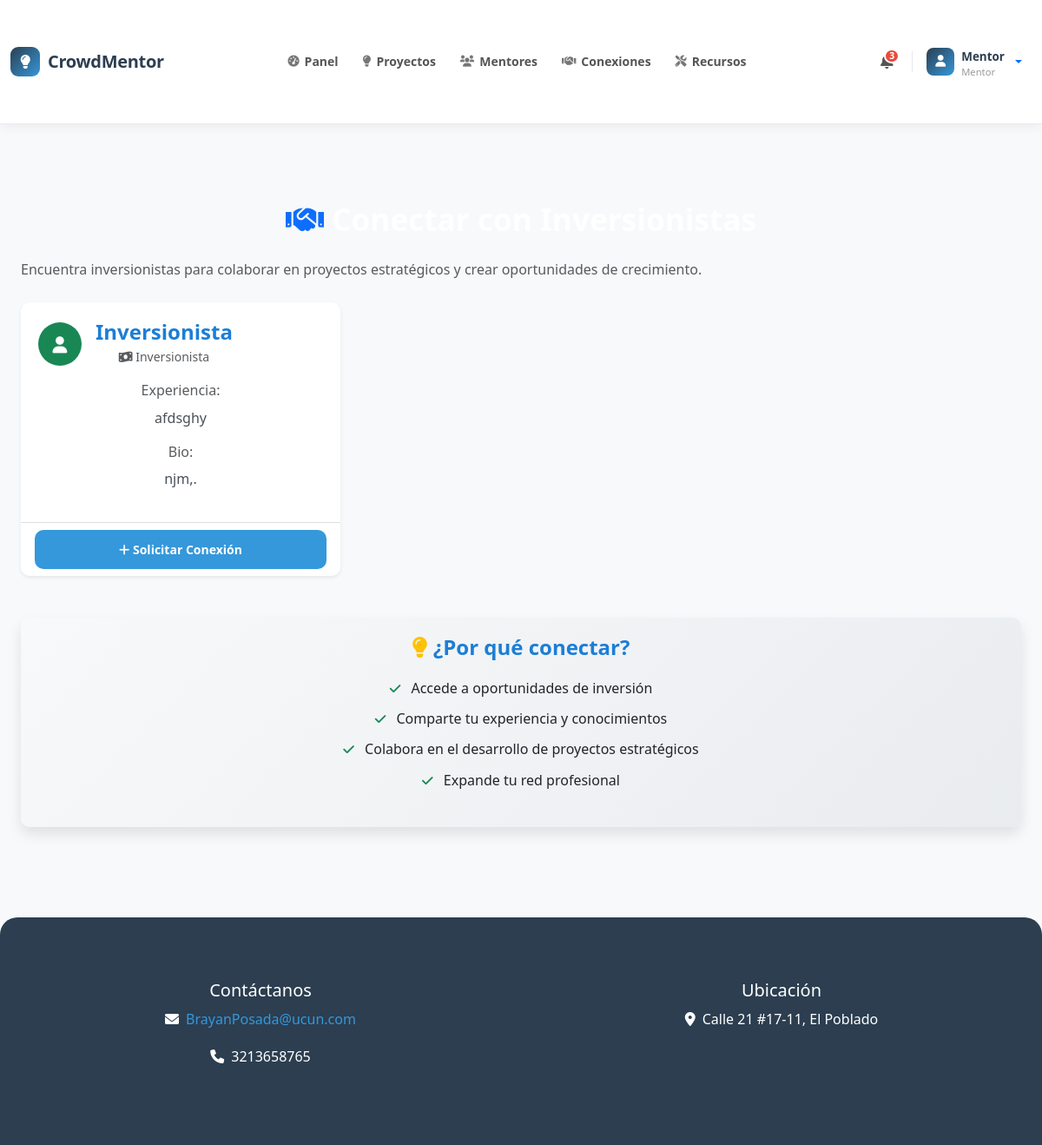
Page /investors/ (signed in) on the committed database.
### core/models.py (models this page shows, shortened)
class Profile(models.Model):
    USER_TYPES = (
        ('entrepreneur', 'Emprendedor'),
        ('mentor', 'Mentor'),
        ('investor', 'Inversionista'),
        ('evaluator', 'Evaluador'),
    )
    MENTOR_SPECIALTIES = (
        ('agronomy', 'Agronomía y Proyectos Agropecuarios'),
        ('technology', 'Tecnología e Innovación'),
        ('finance', 'Finanzas y Negocios'),
        ('health', 'Salud y Bienestar'),
        ('marketing', 'Marketing y Ventas'),
        ('legal', 'Legal y Cumplimiento'),
        ('education', 'Educación'),
        ('manufacturing', 'Manufactura e Industria'),
        ('environment', 'Medio Ambiente y Sostenibilidad'),
        ('arts', 'Arte y Entretenimiento'),
        ('other', 'Otra especialidad'),
    )
    user = models.OneToOneField(User, on_delete=models.CASCADE)
    user_type = models.CharField(max_length=20, choices=USER_TYPES)
    bio = models.TextField()
    experience = models.TextField()
    mentor_specialty = models.CharField(
        max_length=50,
        choices=MENTOR_SPECIALTIES,
        blank=True,
        null=True,
        verbose_name='Especialidad (Mentor)'
    )
    is_approved = models.BooleanField(default=False)  # For mentors/evaluators
    is_approved_by_admin = models.BooleanField(default=False)  # Para evaluadores aprobados por el administrador
    profile_picture = models.ImageField(upload_to='profiles/', blank=True, null=True)
    birth_date = models.DateField(blank=True, null=True)
    phone_number = models.CharField(max_length=20, blank=True)
    location = models.CharField(max_length=100, blank=True)
    linkedin_url = models.URLField(max_length=200, blank=True)
    website_url = models.URLField(max_length=200, blank=True)

### core/views.py (the view)
# urls.py: path('investors/', views.investor_list_for_mentors, name='investor_list_for_mentors'),
@login_required
def investor_list_for_mentors(request):
    if not hasattr(request.user, 'profile') or request.user.profile.user_type != 'mentor':
        messages.error(request, 'Solo los mentores pueden acceder a esta página.')
        return redirect('home')
    investors = Profile.objects.filter(user_type='investor', is_approved=True).select_related('user')
    existing_connections = MentorInvestorConnection.objects.filter(
        mentor=request.user,
        status__in=['pending', 'accepted']
    ).values_list('investor_id', flat=True)
    investors = investors.exclude(user_id__in=existing_connections)
    context = {
        'investors': investors,
        'user_type': 'mentor'
    }
    return render(request, 'mentor_investor_list.html', context)

### core/templatetags/custom_filters.py (called while the page is built)
@register.filter
def has_profile(user):
    return hasattr(user, 'profile') and user.profile is not None

@register.filter
def get_user_type(user):
    if hasattr(user, 'profile') and user.profile:
        return user.profile.user_type
    return None

### core/templates/mentor_investor_list.html (shortened to what this page needs)
{% extends 'base.html' %}
{% load static %}
{% block extra_css %}
<link rel="stylesheet" href="{% static 'css/mentor_investor_list.css' %}">
{% endblock %}
{% block content %}
<div class="container mt-4">
    <div class="row">
        <div class="col-md-12">
            {% if user_type == 'mentor' %}
                <h2 class="mb-4">
                    <i class="fas fa-handshake text-primary"></i>
                </h2>
                <p class="text-muted mb-4">
                    Encuentra inversionistas para colaborar en proyectos estratégicos y crear oportunidades de crecimiento.
                </p>
            {% endif %}
        </div>
    </div>
    <div class="row">
        {% if user_type == 'mentor' %}
            {% for investor in investors %}
                <div class="col-lg-4 col-md-6 mb-4">
                    <div class="card h-100 shadow-sm">
                        <div class="card-body">
                            <div class="d-flex align-items-center mb-3">
                                <div class="avatar-circle bg-success text-white me-3">
                                    <i class="fas fa-user"></i>
                                </div>
                                <div>
                                    <h5 class="card-title mb-0">
                                        {{ investor.user.get_full_name|default:investor.user.username }}
                                    </h5>
                                    <small class="text-muted">
                                        <i class="fas fa-money-bill-wave"></i> Inversionista
                                    </small>
                                </div>
                            </div>
                            <div class="mb-3">
                                <h6 class="text-muted">Experiencia:</h6>
                                <p class="card-text small">
                                    {{ investor.experience|truncatewords:20 }}
                                </p>
                            </div>
                            <div class="mb-3">
                                <h6 class="text-muted">Bio:</h6>
                                <p class="card-text small">
                                    {{ investor.bio|truncatewords:15 }}
                                </p>
                            </div>
                        </div>
                        <div class="card-footer bg-transparent">
                            <a href="{% url 'create_mentor_investor_connection' investor.user.id %}"
                               class="btn btn-primary btn-sm w-100">
                                <i class="fas fa-plus"></i> Solicitar Conexión
                            </a>
                        </div>
                    </div>
                </div>
            {% endfor %}
        {% endif %}
    </div>
    <div class="row mt-4">
        <div class="col-12">
            <div class="card bg-light">
                <div class="card-body">
                    <h5 class="card-title">
                        <i class="fas fa-lightbulb text-warning"></i>
                        ¿Por qué conectar?
                    </h5>
                    {% if user_type == 'mentor' %}
                        <ul class="list-unstyled">
                            <li><i class="fas fa-check text-success me-2"></i> Accede a oportunidades de inversión</li>
                            <li><i class="fas fa-check text-success me-2"></i> Comparte tu experiencia y conocimientos</li>
                            <li><i class="fas fa-check text-success me-2"></i> Colabora en el desarrollo de proyectos estratégicos</li>
                            <li><i class="fas fa-check text-success me-2"></i> Expande tu red profesional</li>
                        </ul>
                    {% endif %}
                </div>
            </div>
        </div>
    </div>
</div>
{% endblock %}

### core/templates/base.html (shortened to what this page needs)
{% load static %}
{% load custom_filters %}
<!DOCTYPE html>
<html lang="es">
<head>
    <link href="https://cdn.jsdelivr.net/npm/bootstrap@5.3.0/dist/css/bootstrap.min.css" rel="stylesheet">
    <link rel="stylesheet" href="https://cdnjs.cloudflare.com/ajax/libs/animate.css/4.1.1/animate.min.css">
    <link rel="stylesheet" href="https://cdnjs.cloudflare.com/ajax/libs/font-awesome/6.0.0/css/all.min.css">
    <link rel="stylesheet" href="{% static 'css/styles.css' %}">
    <link rel="stylesheet" href="{% static 'css/home.css' %}">
    <link rel="stylesheet" href="{% static 'css/project_list.css' %}">
    <link rel="stylesheet" href="{% static 'css/project_detail.css' %}">
    <link rel="stylesheet" href="{% static 'css/project_create.css' %}">
    <link rel="stylesheet" href="{% static 'css/resources.css' %}">
    <link rel="stylesheet" href="{% static 'css/base.css' %}">
    {% block extra_css %}{% endblock %}
</head>
<body>
    <nav class="cm-navbar">
        <div class="container position-relative">
            <a class="cm-brand" href="{% url 'home' %}">
                <div class="cm-brand-icon"><i class="fas fa-lightbulb"></i></div>
                CrowdMentor
            </a>
            <div class="cm-nav-collapse" id="cmNavCollapse">
                {% if user.is_authenticated %}
                <ul class="cm-nav-links">
                    {% if user.is_staff %}
                        <li class="cm-nav-item">
                            <a href="{% url 'admin_dashboard' %}">
                                <i class="fas fa-tachometer-alt"></i>Panel
                            </a>
                        </li>
                    {% else %}
                        <li class="cm-nav-item">
                            <a href="{% url 'dashboard' %}">
                                <i class="fas fa-tachometer-alt"></i>Panel
                            </a>
                        </li>
                    {% endif %}
                    <li class="cm-nav-item">
                        <a href="{% url 'project_list' %}">
                            <i class="fas fa-lightbulb"></i>Proyectos
                        </a>
                    </li>
                    <li class="cm-nav-item">
                        <a href="{% url 'mentor_list' %}">
                            <i class="fas fa-users"></i>Mentores
                        </a>
                    </li>
                    {% if user|has_profile %}
                        {% with user_type=user|get_user_type %}
                            {% if user_type == 'mentor' or user_type == 'investor' or user_type == 'entrepreneur' %}
                                <li class="cm-nav-item">
                                    <a href="{% url 'mentor_investor_connections' %}" class="position-relative">
                                        <i class="fas fa-handshake"></i>Conexiones
                                    </a>
                                </li>
                            {% endif %}
                        {% endwith %}
                    {% endif %}
                    <li class="cm-nav-item">
                        <a href="{% url 'resources' %}">
                            <i class="fas fa-tools"></i>Recursos
                        </a>
                    </li>
                </ul>
                <div class="cm-actions">
                    <a href="{% url 'notifications' %}" class="cm-icon-btn" title="Notificaciones">
                        <span class="cm-badge hidden" id="notification-badge">0</span>
                    </a>
                    <div class="dropdown">
                        <a class="cm-avatar-btn dropdown-toggle" href="#" id="userDropdown" data-bs-toggle="dropdown" aria-expanded="false" style="text-decoration:none;">
                            <div class="cm-avatar">
                                {% if user|has_profile and user.profile.profile_picture %}
                                    <img src="{{ user.profile.profile_picture.url }}" alt="avatar">
                                {% else %}
                                    <i class="fas fa-user" style="font-size:0.85rem;"></i>
                                {% endif %}
                            </div>
                            <div>
                                <div class="cm-avatar-name">
                                    {% if user.first_name %}{{ user.first_name }}{% else %}{{ user.username }}{% endif %}
                                </div>
                                {% if user|has_profile %}
                                    {% with ut=user|get_user_type %}
                                        <div class="cm-avatar-role">
                                            {% if ut == 'entrepreneur' %}Emprendedor
                                            {% elif ut == 'mentor' %}Mentor
                                            {% elif ut == 'investor' %}Inversionista
                                            {% elif ut == 'evaluator' %}Evaluador
                                            {% endif %}
                                        </div>
                                    {% endwith %}
                                {% endif %}
                            </div>
                        </a>
                    </div>
                </div>
                {% endif %}
            </div>
        </div>
    </nav>
    <div class="container py-4">
        {% block content %}
        {% endblock %}
    </div>
    <footer class="text-center">
        <div class="container">
            <div class="row">
                <div class="col-md-6">
                    <h5>Contáctanos</h5>
                    <p><i class="fas fa-envelope me-2"></i><a href="mailto:BrayanPosada@ucun.com">BrayanPosada@ucun.com</a></p>
                    <p><i class="fas fa-phone me-2"></i>3213658765</p>
                </div>
                <div class="col-md-6">
                    <h5>Ubicación</h5>
                    <p><i class="fas fa-map-marker-alt me-2"></i>Calle 21 #17-11, El Poblado</p>
                </div>
            </div>
        </div>
    </footer>
</body>
</html>

### core/static/css/styles.css (style rules this page uses)
body { font-family: 'Montserrat', Arial, sans-serif; background-color: #f9fafb; color: #2d3748; line-height: 1.7; margin: 0; padding: 0; }
.container { max-width: 1200px; margin-top: 40px; margin-bottom: 40px; }
h1, h2, h3 { font-weight: 700; color: #ffffff; }
h2 { font-size: 2.2rem; margin-bottom: 30px; text-align: center; }
.card { border: none; border-radius: 15px; box-shadow: 0 8px 16px rgba(0, 0, 0, 0.1); transition: transform 0.3s ease, box-shadow 0.3s ease; background-color: #ffffff; }
.card-body { padding: 20px; text-align: center; }
.card-title { font-size: 1.5rem; font-weight: 600; color: #1c7ed6; margin-bottom: 15px; }
.card-text { font-size: 1rem; color: #495057; margin-bottom: 20px; }
.btn-primary { background-color: #4c6ef5; border-color: #4c6ef5; font-weight: 600; padding: 12px 30px; border-radius: 10px; transition: background-color 0.3s ease, transform 0.2s ease; }
footer { background-color: #1c7ed6; color: #fff; padding: 40px 0; text-align: center; font-size: 1rem; border-radius: 20px 20px 0 0; }
footer a { color: #ffd43b; text-decoration: none; }

### core/static/css/home.css (style rules this page uses)
.card { transition: all var(--transition-speed) ease; border-radius: var(--border-radius); overflow: hidden; }

### core/static/css/project_detail.css (style rules this page uses)
.btn-primary { transition: all var(--transition-speed) ease; }

### core/static/css/project_create.css (style rules this page uses)
.btn-primary { padding: 0.75rem 1.5rem; font-weight: 600; transition: all 0.3s ease; }

### core/static/css/base.css (style rules this page uses)
:root { --primary-color: #2c3e50; --secondary-color: #3498db; --accent-color: #e74c3c; --background-color: #f8f9fa; --text-color: #2c3e50; --border-radius: 10px; --transition-speed: 0.3s; --box-shadow: 0 4px 15px rgba(0,0,0,0.1); }
body { font-family: 'Segoe UI', Tahoma, Geneva, Verdana, sans-serif; background-color: var(--background-color); color: var(--text-color); min-height: 100vh; display: flex; flex-direction: column; margin: 0; padding: 0; }
.btn-primary { background-color: var(--secondary-color); border: none; transition: all var(--transition-speed) ease; animation: fadeInUp 1s ease 0.4s; animation-fill-mode: both; }
footer { background-color: var(--primary-color); color: white; padding: 2rem 0; margin-top: auto; }
footer a { color: var(--secondary-color); text-decoration: none; transition: color var(--transition-speed) ease; }

### core/static/css/mentor_investor_list.css (style rules this page uses)
.avatar-circle { width: 50px; height: 50px; border-radius: 50%; display: flex; align-items: center; justify-content: center; font-size: 1.2rem; }
.card { transition: transform 0.2s ease-in-out, box-shadow 0.2s ease-in-out; }
.card-footer { border-top: 1px solid rgba(0, 0, 0, 0.125); }
.btn-primary { transition: all 0.3s ease; }
.bg-light .card-body { background: linear-gradient(135deg, #f8f9fa 0%, #e9ecef 100%); }
.list-unstyled li { padding: 0.25rem 0; }
.fas.fa-check { font-size: 0.9rem; }

### rows in the picture
Profile: user.get_full_name "Inversionista", experience "afdsghy", bio "njm,."

### other values in the picture
{{ user.username }} "Mentor"
